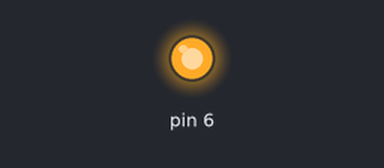
Recording of a sketch running on a simulated Arduino Uno, built with avr-gcc and run on an emulated ATmega328P. Parts: output pins drawn as LEDs (lit = HIGH).

Above: at 0.1 s.
Timing chart, 0 to 1.6 s (numbered marks = the images above):
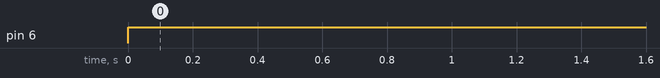

The sketch:

TestSerialReceive.ino
```cpp
int pwm=255;

void setup() {
  // put your setup code here, to run once:
  pinMode(6, OUTPUT);
}

void loop() {
  // put your main code here, to run repeatedly:
  analogWrite(6, pwm);
}
```

Measured:
- by itself, pin 6: LOW → HIGH at 0.00 s
